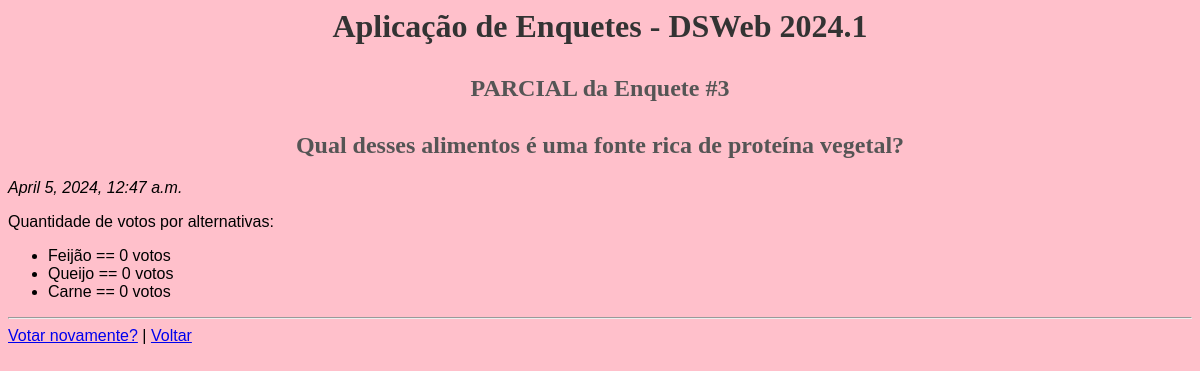
The page /enquetes/3/resultado/ on the database its author committed.
### enquetes/models.py (models this page shows, shortened)
class Pergunta(models.Model):
    texto = models.CharField(max_length=150)
    data_pub = models.DateTimeField('Data de publicação')

class Alternativa(models.Model):
    texto = models.CharField(max_length=100)
    quant_votos = models.IntegerField(
        'Quantidade de votos', default=0
    )
    pergunta = models.ForeignKey(Pergunta, on_delete=models.CASCADE)

### enquetes/views.py (the view)
class ResultadoView(View):
    def get(self, request, *args, **kwargs):
        pergunta_id = kwargs['pk']
        pergunta = get_object_or_404(Pergunta, pk = pergunta_id)
        contexto = {'pergunta': pergunta}
        return render(request, 'enquetes/resultado.html', contexto)

### enquetes/templates/enquetes/resultado.html (shortened to what this page needs)
{% load static %}
<html>
    <head>
        <link rel="stylesheet" type="text/css" href="{% static 'style.css' %}">
    </head>
    <body>
        <h1>Aplicação de Enquetes - DSWeb 2024.1</h1>
        <h2>PARCIAL da Enquete #{{ pergunta.id }}</h2>
        <h2>{{ pergunta.texto }}</h2>
        <p><i>{{ pergunta.data_pub }}</i></p>
        <p>Quantidade de votos por alternativas:</p>
        <ul>
          {% for alt in pergunta.alternativa_set.all %}
            <li>
              {{ alt.texto }} == {{ alt.quant_votos }}
              voto{{ alt.quant_votos | pluralize }}
            </li>
          {% endfor %}
        </ul>
        <hr>
        <a href="{% url 'enquetes:detalhes' pergunta.id %}">Votar novamente?</a> |
        <a href="{% url 'enquetes:index' %}">Voltar</a>
    </body>
</html>

### static/style.css (style rules this page uses)
body { background-color: #FFC0CB; font-family: Arial, sans-serif; }
h1 { text-align: center; color: #333; font-family: Georgia, 'Times New Roman', Times, serif; }
h2 { text-align: center; color: #555; font-family: 'Comic Sans MS', Cursive; margin-top: 30px; }

### rows shown on the page
Pergunta: id "3", texto "Qual desses alimentos é uma fonte rica de proteína vegetal?", data_pub "April 5, 2024, 12:47 a.m."
Alternativa: texto "Feijão", quant_votos "0", quant_votos|pluralize "s"
Alternativa: texto "Queijo", quant_votos "0", quant_votos|pluralize "s"
Alternativa: texto "Carne", quant_votos "0", quant_votos|pluralize "s"
